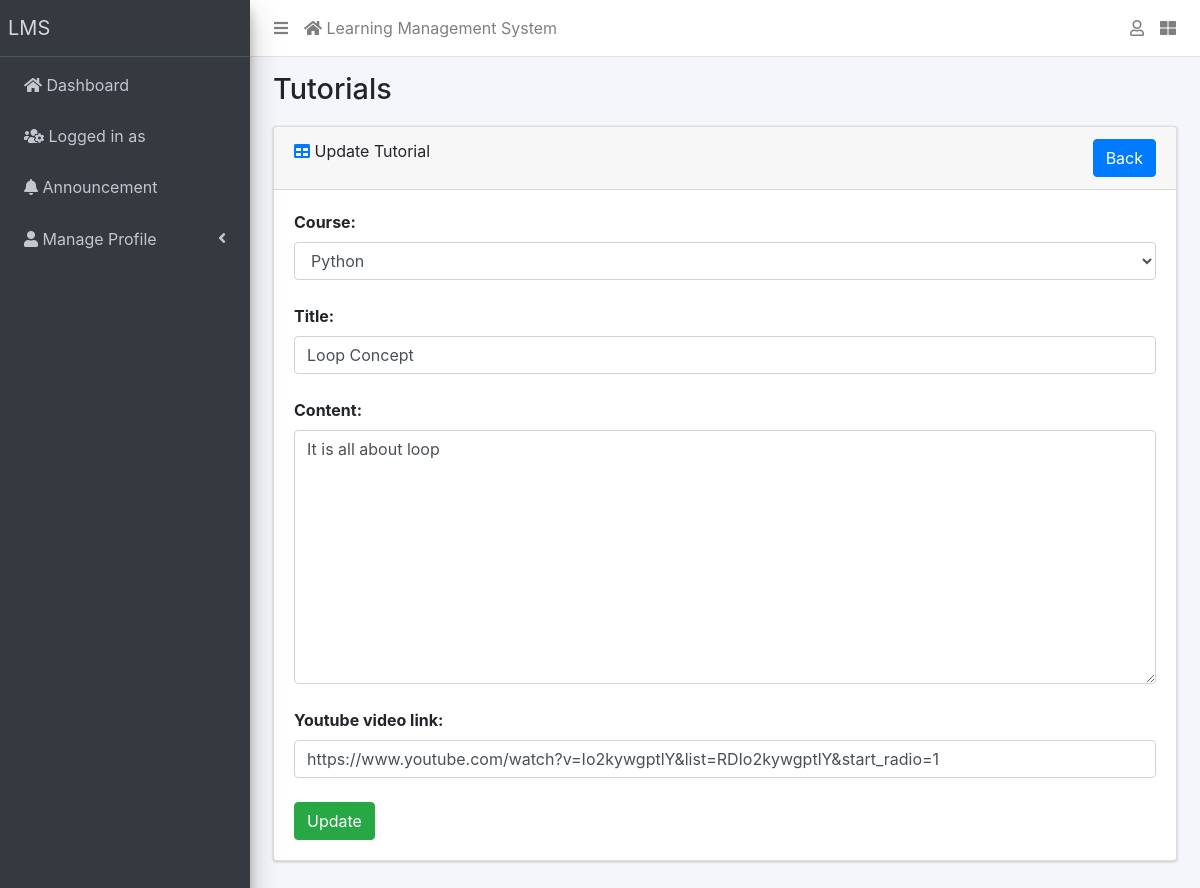
The app's page /tutorial/1/update/ with its own data.
### e_learn/models.py (models this page shows, shortened)
class Tutorial(models.Model):
    user = models.ForeignKey(User, on_delete=models.CASCADE)
    course = models.ForeignKey(Course, on_delete=models.CASCADE)
    title = models.CharField(_("Title"), max_length=155)
    content = models.TextField(_("Content"), max_length=155)
    video = EmbedVideoField(blank=True, null=True)
    created_on = models.DateTimeField(auto_now_add=True)
    updated_on = models.DateTimeField(auto_now=True)
    class Meta:
        verbose_name = 'Tutorial'
        verbose_name_plural = 'Tutorials'

### e_learn/views.py (the view, shortened to what this page needs)
# urls.py: path('tutorial/<int:id>/update/', views.TutoialUpdate.as_view(), name='tutorial_update'),
class TutoialUpdate(View):
    def get(self, request, id):
        obj = Tutorial.objects.get(id=id)
        form =  TutorialForm(instance=obj)
        context = {
            'form' : form,
            'action' : 'update'
        }
        return render(request, 'e_learn/instructor/tutorial_add.html', context)

### e_learn/forms.py
class TutorialForm(forms.ModelForm):
    course = forms.ModelChoiceField(queryset=Course.objects.all(), widget=forms.Select(attrs={'class': 'form-control'}))
    class Meta:
        model = Tutorial
        exclude = ['user']
        widgets = {
            "title"     : forms.TextInput(attrs={'class':'form-control'}),
            "content"   : forms.Textarea(attrs={'class':'form-control'}),
            "video"     : forms.TextInput(attrs={'class':'form-control'}),
        }
        labels = {
            'video' : 'Youtube video link'
        }

### e_learn/models.py (called while the page is built)
    def __str__(self):
        return f'{self.title}'

### e_learn/templates/e_learn/instructor/tutorial_add.html (shortened to what this page needs)
{% extends 'e_learn/base.html' %}
{% block title %}Tutorials{% endblock title %}
{% block card_header %}
    <div class="card-header">
        <div>
            <i class="fas fa-table text-primary"></i>
             {% if action == 'update' %}Update {% else %} Add {% endif %} Tutorial
            <a href="{% url 'tutorial_list' %}" class="btn btn-primary float-sm-right">Back</a>
        </div>
    </div>
{% endblock card_header %}
{% block content %}
    <form action="" method="POST" novalidate>
        {% for fm in form %}
            {{fm.label_tag}}
            {{fm}}
            <br>
        {% endfor %}
        {% if action == 'update' %}
            <button type='submit' class='btn btn-success'>Update</button>
        {% else %}
            <button type='submit' class='btn btn-success'>Add</button>
        {% endif %}
    </form>
{% endblock content %}

### records on screen
Tutorial: form "Python" "Loop Concept" "It is all about loop" "https://www.youtube.com/watch?v=Io2kywgptlY&list=RDIo2kywgptlY&start_radio=1"

### other values on screen
{{ school_name | default:"LMS" }} "LMS"
{{ fm.label_tag }} "Course:" "Title:" "Content:" "Youtube video link:"
